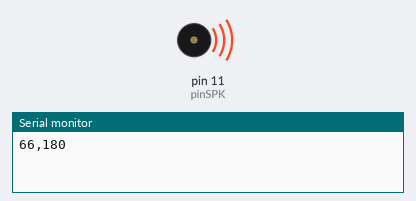
A sketch run on a simulated Arduino Uno, built with avr-gcc and run on an emulated ATmega328P. Parts: buzzer (waves = sounding), the last lines printed to the serial monitor.

Above: at 0.06 s.
At 12.13 s:
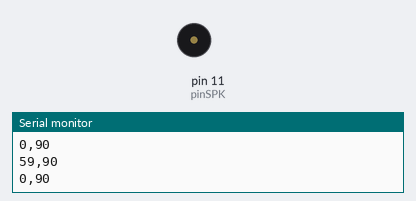
Timing chart, 0 to 13.2 s (numbered marks = the images above):
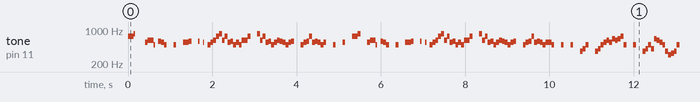

Measured:
- by itself, tone on pin 11 (pinSPK): plays 739 Hz for 0.14 s, 830 Hz for 0.03 s, 554 Hz for 0.07 s, 622 Hz for 0.14 s, 493 Hz for 0.03 s, 587 Hz for 0.07 s … (1320 notes in this stretch)

The sketch:

Nyanduino.pde
```cpp
/*
 * Colour mapping taken from:
 * http://www.vimeo.com/12366587
 *
 * C - Red
 * D - Yellow
 * E - Green
 * F - Light Blue
 * G - Dark Blue
 * A - Purple
 * B - Pink
 */

//byte myByte; // there's some fucked up bug in Arduino where if you
             // don't declare a byte to start; you can't use byte
             // in structs inside of includes :/
#include <stdlib.h>
//#include <math.h>
#include <WProgram.h>
#include "pins.h"
#include "sheetNote.h"
#include "nyancat.h"


boolean bPlayed;
String buf;

void setup() {
  Serial.begin(115200);
//  Serial.println("Starting Nyanduino v0.1");
  bPlayed = false;
  buf = String();
}

void loop() {
  if(bPlayed == false) {
    //bPlayed = true; // play once only
    for(int i = 0; i < (sizeof(tune)/sizeof(sheetNote)); i++) {
      playNote(tune[i]);
    } // end for()
//    Serial.println("");
//    Serial.println("OK, I'm done.");
//    buf = "Nyanning took: ";
//    buf.concat((millis()));
//    buf.concat(" Millies");
//    Serial.println(buf);
  } // end if bPlayed
} // end loop()

int playNote(sheetNote theNote) {
  // implementation based on
  // http://itp.nyu.edu/physcomp/Labs/ToneOutput
  int note         = theNote.note;
  int noteDuration = theNote.duration * 0.75;
  int notePause    = noteDuration * 0.75;
  int notePin      = getNotePin(note);
  int hzVal        = int(getHzFromMidiNote(note));

//  buf = "Playing: ";
    buf = "";

//  buf.concat(note);
//  buf.concat(" [ ");
  buf.concat(note);
//  buf.concat(" ] for ");
  buf.concat(",");

  buf.concat(noteDuration);
//  buf.concat(" ms.");
  Serial.println(buf);

  if(note == REST) {
    noTone(pinSPK);
    delay(noteDuration);
  } else {
    digitalWrite(notePin,HIGH);
    tone(pinSPK, hzVal, noteDuration);
    digitalWrite(notePin,LOW);
  }

  delay(notePause); // a pause between notes
  return 0;
}

int getNotePin(int note) {
  switch(note) {
  case NOTE_DS4:
  case NOTE_D5:
  case NOTE_DS5:
    return pinD;
    break;
  case NOTE_E4:
  case NOTE_E5:
    return pinE;
    break;
  case NOTE_FS4:
  case NOTE_FS5:
    return pinF;
    break;
  case NOTE_GS4:
  case NOTE_GS5:
    return pinG;
    break;
  case NOTE_AS4:
    return pinA;
    break;
  case NOTE_B4:
    return pinB;
    break;
  case NOTE_CS5:
    return pinC;
    break;
  case REST:
  default:
    // no pin
    return -1;
    break;
  }
  return 0;
}

double getHzFromMidiNote(int note) {
  // A440 = 57.
  // exponent = (note - A440)/12
  // radix = 2

  double retval;
  float base = 2.0;
  float exponent = ((note - 57.0)/12.0);

  return 440 * pow(base, exponent ); // on Arduino, this is SLOW
                                     // but may be acceptable for this sketch
           // cf http://www.arduino.cc/cgi-bin/yabb2/YaBB.pl?num=1267448869
}
```

nyancat.h
```cpp
// to calculate Hz value:
// = 440 * (2^(NOTE_VAL/12));
const byte REST     = 0;
const byte NOTE_DS4 = 51;
const byte NOTE_E4  = 52;
const byte NOTE_FS4 = 54;
const byte NOTE_GS4 = 56;
const byte NOTE_AS4 = 58;
const byte NOTE_B4  = 59;
const byte NOTE_CS5 = 61;
const byte NOTE_D5  = 62;
const byte NOTE_DS5 = 63;
const byte NOTE_E5  = 64;
const byte NOTE_FS5 = 66;
const byte NOTE_GS5 = 68;

sheetNote tune[] = {
    {NOTE_FS5 , 240},
    {NOTE_GS5 , 60},
    {REST     , 180},
    {NOTE_CS5 , 120},
    {NOTE_DS5 , 240},
    {NOTE_B4  , 60},
    {REST     , 60},
    {NOTE_D5  , 120},
    {NOTE_CS5 , 120},
    {NOTE_B4  , 120},
    {REST     , 120},
    {NOTE_B4  , 120},
    {REST     , 120},
    {NOTE_CS5 , 240},
    {NOTE_D5  , 120},
    {REST     , 120},
    {NOTE_D5  , 60},
    {REST     , 60},
    {NOTE_CS5 , 60},
    {REST     , 60},
    {NOTE_B4  , 120},
    {NOTE_CS5 , 120},
    {NOTE_DS5 , 120},
    {NOTE_FS5 , 120},
    {NOTE_GS5 , 120},
    {NOTE_DS5 , 120},
    {NOTE_FS5 , 120},
    {NOTE_CS5 , 120},
    {NOTE_D5  , 120},
    {NOTE_B4  , 120},
    {NOTE_CS5 , 120},
    {NOTE_B4  , 120},
    {NOTE_DS5 , 240},
    {NOTE_FS5 , 120},
    {REST     , 120},
    {NOTE_GS5 , 120},
    {NOTE_DS5 , 120},
    {NOTE_FS5 , 120},
    {NOTE_CS5 , 120},
    {NOTE_D5  , 120},
    {NOTE_B4  , 120},
    {NOTE_CS5 , 120},
    {NOTE_DS5 , 120},
    {NOTE_D5  , 120},
    {NOTE_CS5 , 120},
    {NOTE_B4  , 120},
    {NOTE_CS5 , 120},
    {NOTE_D5  , 120},
    {REST     , 120},
    {NOTE_B4  , 120},
    {NOTE_CS5 , 120},
    {NOTE_D5  , 120},
    {NOTE_FS5 , 120},
    {NOTE_CS5 , 120},
    {NOTE_D5  , 120},
    {NOTE_CS5 , 120},
    {NOTE_B4  , 120},
    {NOTE_CS5 , 120},
    {REST     , 120},
    {NOTE_B4  , 120},
    {REST     , 120},
    {NOTE_CS5 , 120},
    {REST     , 120},
    {NOTE_FS5 , 240},
    {NOTE_GS5 , 120},
    {REST     , 120},
    {NOTE_CS5 , 120},
    {NOTE_DS5 , 240},
    {NOTE_B4  , 60},
    {REST     , 60},
    {NOTE_D5  , 120},
    {NOTE_CS5 , 120},
    {NOTE_B4  , 120},
    {REST     , 120},
    {NOTE_B4  , 120},
    {REST     , 120},
    {NOTE_CS5 , 240},
    {NOTE_D5  , 120},
    {REST     , 120},
    {NOTE_D5  , 60},
    {REST     , 60},
    {NOTE_CS5 , 60},
    {REST     , 60},
    {NOTE_B4  , 120},
    {NOTE_CS5 , 120},
    {NOTE_DS5 , 120},
    {NOTE_FS5 , 120},
    {NOTE_GS5 , 120},
    {NOTE_DS5 , 120},
    {NOTE_FS5 , 120},
    {NOTE_CS5 , 120},
    {NOTE_D5  , 120},
    {NOTE_B4  , 120},
    {NOTE_CS5 , 120},
    {NOTE_B4  , 120},
    {NOTE_DS5 , 240},
    {NOTE_FS5 , 120},
    {REST     , 120},
    {NOTE_GS5 , 120},
    {NOTE_DS5 , 120},
    {NOTE_FS5 , 120},
    {NOTE_CS5 , 120},
    {NOTE_D5  , 120},
    {NOTE_B4  , 120},
    {NOTE_CS5 , 120},
    {NOTE_DS5 , 120},
    {NOTE_D5  , 120},
    {NOTE_CS5 , 120},
    {NOTE_B4  , 120},
    {NOTE_CS5 , 120},
    {NOTE_D5  , 120},
    {REST     , 120},
    {NOTE_B4  , 120},
    {NOTE_CS5 , 120},
    {NOTE_D5  , 120},
    {NOTE_FS5 , 120},
    {NOTE_CS5 , 120},
    {NOTE_D5  , 120},
    {NOTE_CS5 , 120},
    {NOTE_B4  , 120},
    {NOTE_CS5 , 240},
    {NOTE_B4  , 120},
    {REST     , 120},
    {NOTE_B4  , 120},
    {REST     , 120},
    {NOTE_B4  , 120},
    {REST     , 120},
    {NOTE_FS4 , 120},
    {NOTE_GS4 , 120},
    {NOTE_B4  , 120},
    {REST     , 120},
    {NOTE_FS4 , 120},
    {NOTE_GS4 , 120},
    {NOTE_B4  , 120},
    {NOTE_CS5 , 120},
    {NOTE_DS5 , 120},
    {NOTE_CS5 , 120},
    {NOTE_E5  , 120},
    {NOTE_DS5 , 120},
    {NOTE_E5  , 120},
    {NOTE_FS5 , 120},
    {NOTE_B4  , 120},
    {REST     , 120},
    {NOTE_B4  , 120},
    {REST     , 120},
    {NOTE_FS4 , 120},
    {NOTE_GS4 , 120},
    {NOTE_B4  , 120},
    {NOTE_GS4 , 120},
    {NOTE_E5  , 120},
    {NOTE_DS5 , 120},
    {NOTE_CS5 , 120},
    {NOTE_B4  , 120},
    {NOTE_FS4 , 120},
    {NOTE_DS4 , 120},
    {NOTE_E4  , 120},
    {NOTE_FS4 , 120},
    {NOTE_B4  , 120},
    {REST     , 120},
    {NOTE_FS4 , 120},
    {NOTE_GS4 , 120},
    {NOTE_B4  , 120},
    {REST     , 120},
    {NOTE_FS4 , 120},
    {NOTE_GS4 , 120},
    {NOTE_B4  , 120},
    {NOTE_B4  , 120},
    {NOTE_CS5 , 120},
    {NOTE_DS5 , 120},
    {NOTE_B4  , 120},
    {NOTE_FS4 , 120},
    {NOTE_GS4 , 120},
    {NOTE_FS4 , 120},
    {NOTE_B4  , 240},
    {NOTE_B4  , 120},
    {NOTE_AS4 , 120},
    {NOTE_B4  , 120},
    {NOTE_FS4 , 120},
    {NOTE_GS4 , 120},
    {NOTE_B4  , 120},
    {NOTE_E5  , 120},
    {NOTE_DS5 , 120},
    {NOTE_E5  , 120},
    {NOTE_FS5 , 120},
    {NOTE_B4  , 120},
    {REST     , 120},
    {NOTE_AS4 , 120},
    {REST     , 120},
    {NOTE_B4  , 120},
    {REST     , 120},
    {NOTE_FS4 , 120},
    {NOTE_GS4 , 120},
    {NOTE_B4  , 120},
    {REST     , 120},
    {NOTE_FS4 , 120},
    {NOTE_GS4 , 120},
    {NOTE_B4  , 120},
    {NOTE_CS5 , 120},
    {NOTE_DS5 , 120},
    {NOTE_CS5 , 120},
    {NOTE_E5  , 120},
    {NOTE_DS5 , 120},
    {NOTE_E5  , 120},
    {NOTE_FS5 , 120},
    {NOTE_B4  , 120},
    {REST     , 120},
    {NOTE_B4  , 120},
    {REST     , 120},
    {NOTE_FS4 , 120},
    {NOTE_GS4 , 120},
    {NOTE_B4  , 120},
    {NOTE_GS4 , 120},
    {NOTE_E5  , 120},
    {NOTE_DS5 , 120},
    {NOTE_CS5 , 120},
    {NOTE_B4  , 120},
    {NOTE_FS4 , 120},
    {NOTE_DS4 , 120},
    {NOTE_E4  , 120},
    {NOTE_FS4 , 120},
    {NOTE_B4  , 120},
    {REST     , 120},
    {NOTE_FS4 , 120},
    {NOTE_GS4 , 120},
    {NOTE_B4  , 120},
    {REST     , 120},
    {NOTE_FS4 , 120},
    {NOTE_GS4 , 120},
    {NOTE_B4  , 120},
    {NOTE_B4  , 120},
    {NOTE_CS5 , 120},
    {NOTE_DS5 , 120},
    {NOTE_B4  , 120},
    {NOTE_FS4 , 120},
    {NOTE_GS4 , 120},
    {NOTE_FS4 , 120},
    {NOTE_B4  , 240},
    {NOTE_B4  , 120},
    {NOTE_AS4 , 120},
    {NOTE_B4  , 120},
    {NOTE_FS4 , 120},
    {NOTE_GS4 , 120},
    {NOTE_B4  , 120},
    {NOTE_E5  , 120},
    {NOTE_DS5 , 120},
    {NOTE_E5  , 120},
    {NOTE_FS5 , 120},
    {NOTE_B4  , 240},
    {NOTE_CS5 , 240},
    {NOTE_FS5 , 240},
    {NOTE_GS5 , 120},
    {REST     , 120},
    {NOTE_CS5 , 120},
    {NOTE_DS5 , 240},
    {NOTE_B4  , 60},
    {REST     , 60},
    {NOTE_D5  , 120},
    {NOTE_CS5 , 120},
    {NOTE_B4  , 120},
    {REST     , 120},
    {NOTE_B4  , 120},
    {REST     , 120},
    {NOTE_CS5 , 240},
    {NOTE_D5  , 120},
    {REST     , 120},
    {NOTE_D5  , 60},
    {REST     , 60},
    {NOTE_CS5 , 60},
    {REST     , 60},
    {NOTE_B4  , 120},
    {NOTE_CS5 , 120},
    {NOTE_DS5 , 120},
    {NOTE_FS5 , 120},
    {NOTE_GS5 , 120},
    {NOTE_DS5 , 120},
    {NOTE_FS5 , 120},
    {NOTE_CS5 , 120},
    {NOTE_D5  , 120},
    {NOTE_B4  , 120},
    {NOTE_CS5 , 120},
    {NOTE_B4  , 120},
    {NOTE_DS5 , 240},
    {NOTE_FS5 , 120},
    {REST     , 120},
    {NOTE_GS5 , 120},
    {NOTE_DS5 , 120},
    {NOTE_FS5 , 120},
    {NOTE_CS5 , 120},
    {NOTE_D5  , 120},
    {NOTE_B4  , 120},
    {NOTE_CS5 , 120},
    {NOTE_DS5 , 120},
    {NOTE_D5  , 120},
    {NOTE_CS5 , 120},
    {NOTE_B4  , 120},
    {NOTE_CS5 , 120},
    {NOTE_D5  , 120},
    {REST     , 120},
    {NOTE_B4  , 120},
    {NOTE_CS5 , 120},
    {NOTE_D5  , 120},
    {NOTE_FS5 , 120},
    {NOTE_CS5 , 120},
    {NOTE_D5  , 120},
    {NOTE_CS5 , 120},
    {NOTE_B4  , 120},
    {NOTE_CS5 , 120},
    {REST     , 120},
    {NOTE_B4  , 120},
    {REST     , 120},
    {NOTE_CS5 , 120},
    {REST     , 120},
    {NOTE_FS5 , 240},
    {NOTE_GS5 , 120},
    {REST     , 120},
    {NOTE_CS5 , 120},
    {NOTE_DS5 , 240},
    {NOTE_B4  , 60},
    {REST     , 60},
    {NOTE_D5  , 120},
    {NOTE_CS5 , 120},
    {NOTE_B4  , 120},
    {REST     , 120},
    {NOTE_B4  , 120},
    {REST     , 120},
    {NOTE_CS5 , 240},
    {NOTE_D5  , 120},
    {REST     , 120},
    {NOTE_D5  , 60},
    {REST     , 60},
    {NOTE_CS5 , 60},
    {REST     , 60},
    {NOTE_B4  , 120},
    {NOTE_CS5 , 120},
    {NOTE_DS5 , 120},
    {NOTE_FS5 , 120},
    {NOTE_GS5 , 120},
    {NOTE_DS5 , 120},
    {NOTE_FS5 , 120},
    {NOTE_CS5 , 120},
    {NOTE_D5  , 120},
    {NOTE_B4  , 120},
    {NOTE_CS5 , 120},
    {NOTE_B4  , 120},
    {NOTE_DS5 , 240},
    {NOTE_FS5 , 120},
    {REST     , 120},
    {NOTE_GS5 , 120},
    {NOTE_DS5 , 120},
    {NOTE_FS5 , 120},
    {NOTE_CS5 , 120},
    {NOTE_D5  , 120},
    {NOTE_B4  , 120},
    {NOTE_CS5 , 120},
    {NOTE_DS5 , 120},
    {NOTE_D5  , 120},
    {NOTE_CS5 , 120},
    {NOTE_B4  , 120},
    {NOTE_CS5 , 120},
    {NOTE_D5  , 120},
    {REST     , 120},
    {NOTE_B4  , 120},
    {NOTE_CS5 , 120},
    {NOTE_D5  , 120},
    {NOTE_FS5 , 120},
    {NOTE_CS5 , 120},
    {NOTE_D5  , 120},
    {NOTE_CS5 , 120},
    {NOTE_B4  , 120},
    {NOTE_CS5 , 240},
    {NOTE_B4  , 120},
    {REST     , 120},
    {NOTE_B4  , 120},
    {REST     , 120},
    {NOTE_B4  , 120},
    {REST     , 120},
    {NOTE_FS4 , 120},
    {NOTE_GS4 , 120},
    {NOTE_B4  , 120},
    {REST     , 120},
    {NOTE_FS4 , 120},
    {NOTE_GS4 , 120},
    {NOTE_B4  , 120},
    {NOTE_CS5 , 120},
    {NOTE_DS5 , 120},
    {NOTE_CS5 , 120},
    {NOTE_E5  , 120},
    {NOTE_DS5 , 120},
    {NOTE_E5  , 120},
    {NOTE_FS5 , 120},
    {NOTE_B4  , 120},
    {REST     , 120},
    {NOTE_B4  , 120},
    {REST     , 120},
    {NOTE_FS4 , 120},
    {NOTE_GS4 , 120},
    {NOTE_B4  , 120},
    {NOTE_GS4 , 120},
    {NOTE_E5  , 120},
    {NOTE_DS5 , 120},
    {NOTE_CS5 , 120},
    {NOTE_B4  , 120},
    {NOTE_FS4 , 120},
    {NOTE_DS4 , 120},
    {NOTE_E4  , 120},
    {NOTE_FS4 , 120},
    {NOTE_B4  , 120},
    {REST     , 120},
    {NOTE_FS4 , 120},
    {NOTE_GS4 , 120},
    {NOTE_B4  , 120},
    {REST     , 120},
    {NOTE_FS4 , 120},
    {NOTE_GS4 , 120},
    {NOTE_B4  , 120},
    {NOTE_B4  , 120},
    {NOTE_CS5 , 120},
    {NOTE_DS5 , 120},
    {NOTE_B4  , 120},
    {NOTE_FS4 , 120},
    {NOTE_GS4 , 120},
    {NOTE_FS4 , 120},
    {NOTE_B4  , 240},
    {NOTE_B4  , 120},
    {NOTE_AS4 , 120},
    {NOTE_B4  , 120},
    {NOTE_FS4 , 120},
    {NOTE_GS4 , 120},
    {NOTE_B4  , 120},
    {NOTE_E5  , 120},
    {NOTE_DS5 , 120},
    {NOTE_E5  , 120},
    {NOTE_FS5 , 120},
    {NOTE_B4  , 120},
    {REST     , 120},
    {NOTE_AS4 , 120},
    {REST     , 120},
    {NOTE_B4  , 120},
    {REST     , 120},
    {NOTE_FS4 , 120},
    {NOTE_GS4 , 120},
    {NOTE_B4  , 120},
    {REST     , 120},
    {NOTE_FS4 , 120},
    {NOTE_GS4 , 120},
    {NOTE_B4  , 120},
    {NOTE_CS5 , 120},
    {NOTE_DS5 , 120},
    {NOTE_CS5 , 120},
    {NOTE_E5  , 120},
    {NOTE_DS5 , 120},
    {NOTE_E5  , 120},
    {NOTE_FS5 , 120},
    {NOTE_B4  , 120},
    {REST     , 120},
    {NOTE_B4  , 120},
    {REST     , 120},
    {NOTE_FS4 , 120},
    {NOTE_GS4 , 120},
    {NOTE_B4  , 120},
    {NOTE_GS4 , 120},
    {NOTE_E5  , 120},
    {NOTE_DS5 , 120},
    {NOTE_CS5 , 120},
    {NOTE_B4  , 120},
    {NOTE_FS4 , 120},
    {NOTE_DS4 , 120},
    {NOTE_E4  , 120},
    {NOTE_FS4 , 120},
    {NOTE_B4  , 120},
    {REST     , 120},
    {NOTE_FS4 , 120},
    {NOTE_GS4 , 120},
    {NOTE_B4  , 120},
    {REST     , 120},
    {NOTE_FS4 , 120},
    {NOTE_GS4 , 120},
    {NOTE_B4  , 120},
    {NOTE_B4  , 120},
    {NOTE_CS5 , 120},
    {NOTE_DS5 , 120},
    {NOTE_B4  , 120},
    {NOTE_FS4 , 120},
    {NOTE_GS4 , 120},
    {NOTE_FS4 , 120},
    {NOTE_B4  , 240},
    {NOTE_B4  , 120},
    {NOTE_AS4 , 120},
    {NOTE_B4  , 120},
    {NOTE_FS4 , 120},
    {NOTE_GS4 , 120},
    {NOTE_B4  , 120},
    {NOTE_E5  , 120},
    {NOTE_DS5 , 120},
    {NOTE_E5  , 120},
    {NOTE_FS5 , 120},
    {NOTE_B4  , 240},
    {NOTE_CS5 , 240}
};
```

sheetNote.h
```cpp
typedef struct {
  uint8_t note;
  uint8_t duration;
} sheetNote;
```

pins.h
```cpp
const int pinSPK = 11;

const int pinC   = 2; // default C
const int pinCl  = 2; // low "middle" C
const int pinD   = 3;
const int pinE   = 4;
const int pinF   = 5;
const int pinG   = 6;
const int pinA   = 7;
const int pinB   = 8;
const int pinCh  = 9; // high C
```
